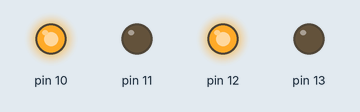
Simulated run of this sketch. Board: Arduino Uno, built with avr-gcc and run on an emulated ATmega328P. On the bench: output pins drawn as LEDs (lit = HIGH).

Above: at 1.5 s.
At 4.5 s:
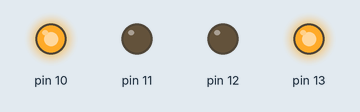
At 7.5 s:
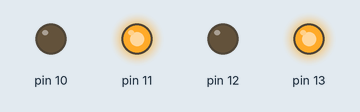
At 10.5 s:
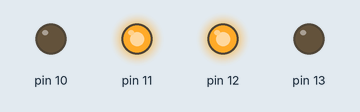
Timing chart, 0 to 15.6 s (numbered marks = the images above):
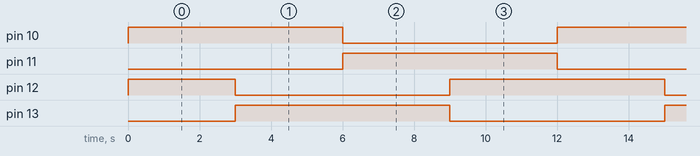

The sketch:

Workshop_Car.ino
```cpp
void setup()
{
  pinMode(10, OUTPUT);
  pinMode(11, OUTPUT);
  pinMode(12, OUTPUT);
  pinMode(13, OUTPUT);
}

void loop()
{
  // To go forward
  digitalWrite(10, HIGH);
  digitalWrite(11, LOW);
  digitalWrite(12, HIGH);
  digitalWrite(13, LOW);
  delay(3000);

  // To turn right
  digitalWrite(10, HIGH);
  digitalWrite(11, LOW);
  digitalWrite(12, LOW);
  digitalWrite(13, HIGH);
  delay(3000);

  // To go backward
  digitalWrite(10, LOW);
  digitalWrite(11, HIGH);
  digitalWrite(12, LOW);
  digitalWrite(13, HIGH);
  delay(3000);

  // To turn left
  digitalWrite(10, LOW);
  digitalWrite(11, HIGH);
  digitalWrite(12, HIGH);
  digitalWrite(13, LOW);
  delay(3000);
}
```

Measured:
- by itself, pin 10, pin 11, pin 13: alternates HIGH for 6.0 s and LOW for 6.0 s
- by itself, pin 12: repeats every 12.0 s: LOW 6.0 s, HIGH 6.0 s
- by itself, everything shown: repeats every 12.0 s, in 4 steps
